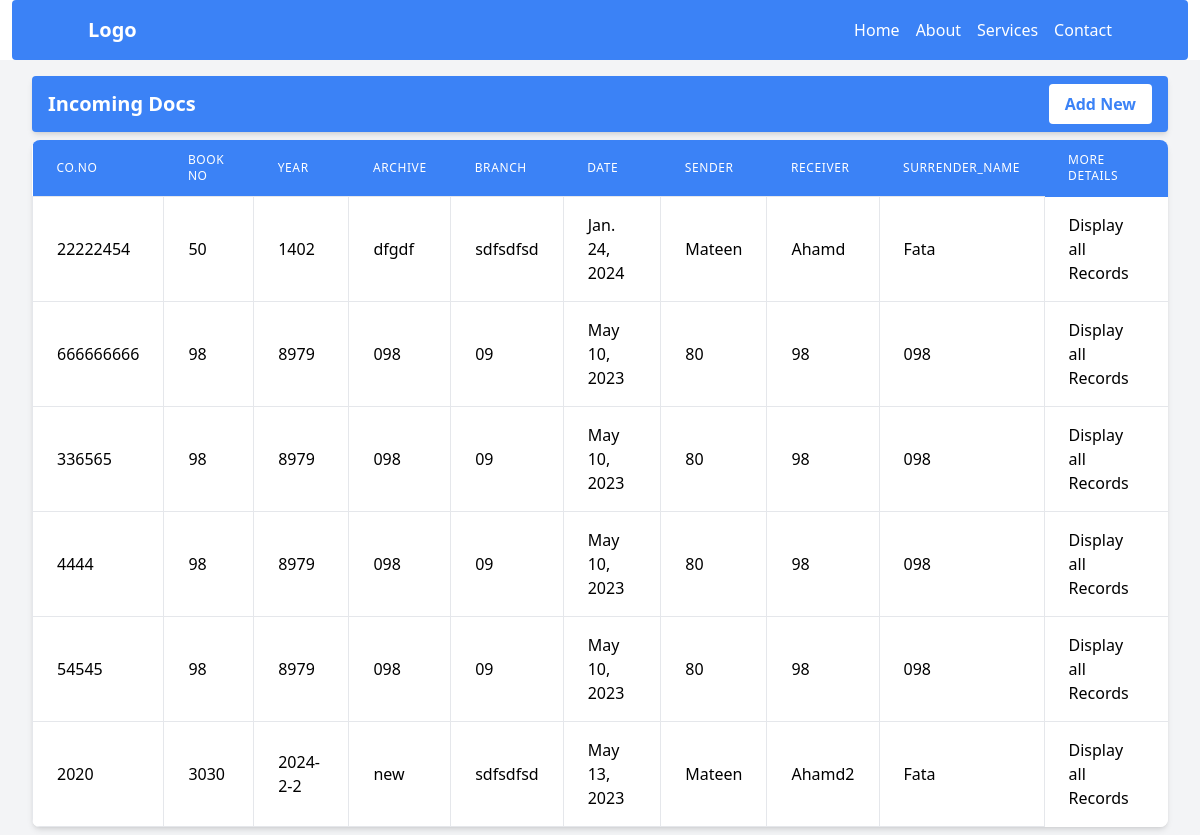
/records/incomingDoc/, run on an earlier commit of the app's database.
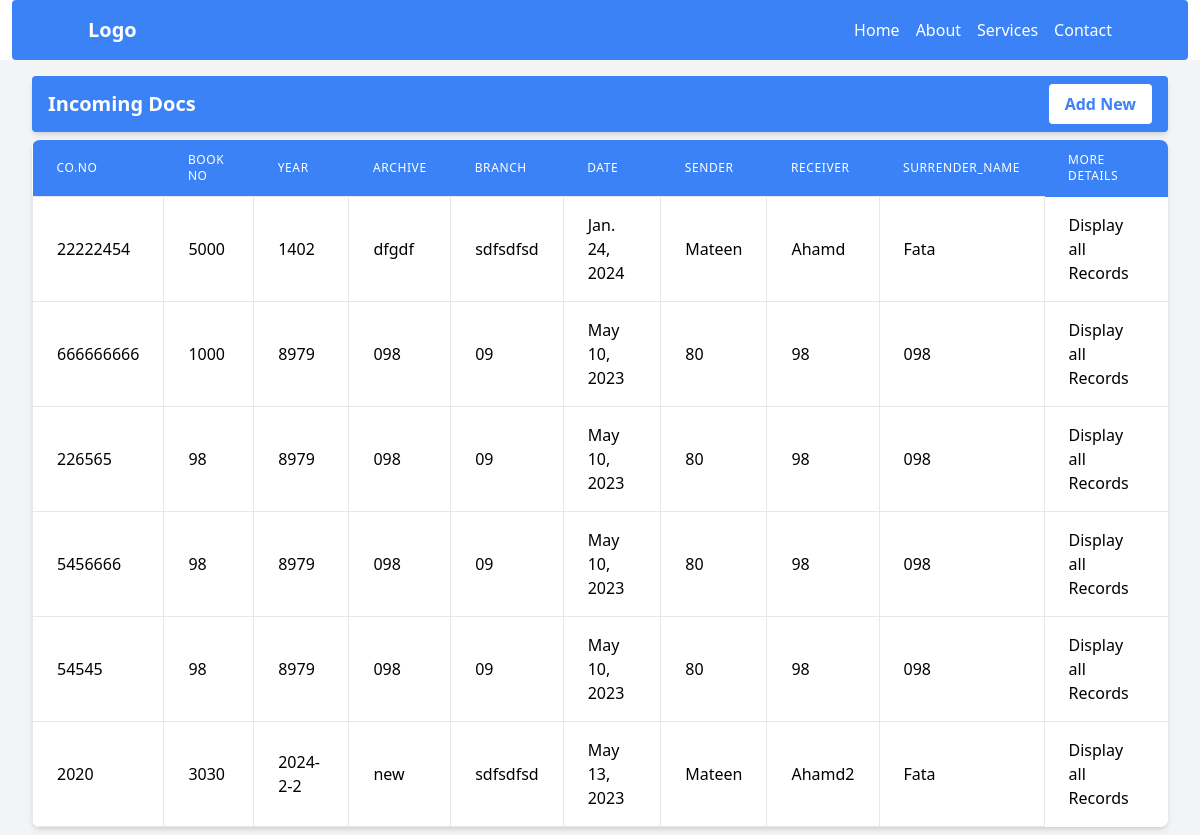
And on a later commit of the database.
### records/models.py (models this page shows, shortened)
class IncomingDoc(models.Model):
    continuos_number = models.IntegerField(unique=True)
    book_no = models.IntegerField()
    page_no = models.IntegerField()
    year    = models.CharField(max_length=20, null=True, blank=True)
    archive = models.CharField(max_length=200, null=True, blank=True)
    branch  = models.CharField(max_length=200, null=True, blank=True)
    date = models.DateField(null=True, blank= True)
    sender = models.CharField(max_length=200)
    receiver = models.CharField(max_length=200)
    number = models.IntegerField()
    Surrender_name =models.CharField(max_length=200)
    Surrender_date = models.DateField()
    register_number = models.IntegerField()
    image = models.ImageField(upload_to="records/incomingdocs/images", null=True, blank=True)
    remarks = models.TextField()

### records/views.py (the view)
# urls.py: path('incomingDoc/', views.incomingDoc, name='incomingDoc'),
def incomingDoc(request):
    incomingDocs = IncomingDoc.objects.all()
    return render (request, 'records/incomingDocs.html', {
        'incomingDocs': incomingDocs,
        })

### records/templates/records/incomingDocs.html (shortened to what this page needs)
{% extends 'base.html' %}
{% load static %}
{% block content %}
    <div class=" bg-gray-100 flex flex-col items-start justify-center py-2 px-8">
        <div class="p-4 py-2  my-2 rounded text-white bg-blue-500 flex justify-between items-center shadow-md overflow-hidden w-full">
            <h4 class="text-xl font-bold">Incoming Docs</h4>
            <a href="{% url 'records:addIncomingDoc' %}">
                <button class="bg-white text-blue-500 hover:text-white hover:bg-blue-700 font-bold px-4 py-2 rounded">Add New</button>
            </a>
        </div>
        <div class="bg-white shadow-md rounded-lg overflow-hidden w-full">
            <table class="min-w-full">
                <thead>
                    <tr>
                        <th class="px-6 py-3 bg-blue-500 text-left text-xs leading-4 font-medium text-white  uppercase tracking-wider">Co.No</th>
                        <th class="px-6 py-3 bg-blue-500 text-left text-xs leading-4 font-medium text-white uppercase tracking-wider">Book No</th>
                        <th class="px-6 py-3 bg-blue-500 text-left text-xs leading-4 font-medium text-white uppercase tracking-wider">Year</th>
                        <th class="px-6 py-3 bg-blue-500 text-left text-xs leading-4 font-medium text-white uppercase tracking-wider">Archive</th>
                        <th class="px-6 py-3 bg-blue-500 text-left text-xs leading-4 font-medium text-white uppercase tracking-wider">Branch</th>
                        <th class="px-6 py-3 bg-blue-500 text-left text-xs leading-4 font-medium text-white uppercase tracking-wider">Date</th>
                        <th class="px-6 py-3 bg-blue-500 text-left text-xs leading-4 font-medium text-white uppercase tracking-wider">Sender</th>
                        <th class="px-6 py-3 bg-blue-500 text-left text-xs leading-4 font-medium text-white uppercase tracking-wider">Receiver</th>
                        <th class="px-6 py-3 bg-blue-500 text-left text-xs leading-4 font-medium text-white uppercase tracking-wider">Surrender_name</th>
                        <th class="px-6 py-3 bg-blue-500 text-left text-xs leading-4 font-medium text-white uppercase tracking-wider">More Details</th>
                    </tr>
                </thead>
                <tbody class="bg-white divide-y divide-gray-200">
                    {% for incomingDoc in incomingDocs %}
                            <tr class="hover:bg-blue-50">
                                <td class="px-6 py-4 whitespace-no-wrap border">{{incomingDoc.continuos_number}}</td>
                                <td class="px-6 py-4 whitespace-no-wrap border">{{incomingDoc.book_no}}</td>
                                <td class="px-6 py-4 whitespace-no-wrap border">{{incomingDoc.year}}</td>
                                <td class="px-6 py-4 whitespace-no-wrap border">{{incomingDoc.archive}}</td>
                                <td class="px-6 py-4 whitespace-no-wrap border">{{incomingDoc.branch}}</td>
                                <td class="px-6 py-4 whitespace-no-wrap border">{{incomingDoc.date}}</td>
                                <td class="px-6 py-4 whitespace-no-wrap border">{{incomingDoc.sender}}</td>
                                <td class="px-6 py-4 whitespace-no-wrap border">{{incomingDoc.receiver}}</td>
                                <td class="px-6 py-4 whitespace-no-wrap border">{{incomingDoc.Surrender_name}}</td>
                                <td class="px-6 py-4 whitespace-no-wrap borde ">
                                    <a href="{% url 'records:IncomingDocDetails' incomingDoc.id %}">
                                    Display all Records
                                    </a>
                                </td>
                            </tr>
                    {% endfor %}
                </tbody>
            </table>
        </div>
    </div>
{% endblock %}

What changed in the data, as far as the page shows it:
changed IncomingDoc "dfgdf": book_no "50" → "5000"
changed IncomingDoc (number 2 of 6 on the later page): book_no "98" → "1000"
changed IncomingDoc (number 3 of 6 on the later page): continuos_number "336565" → "226565"
changed IncomingDoc (number 4 of 6 on the later page): continuos_number "4444" → "5456666"
